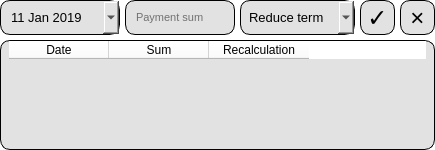
<?xml version="1.0" encoding="UTF-8"?>
<ui version="4.0">
 <class>my_widget</class>
 <widget class="QWidget" name="my_widget">
  <property name="geometry">
   <rect>
    <x>0</x>
    <y>0</y>
    <width>435</width>
    <height>150</height>
   </rect>
  </property>
  <property name="windowTitle">
   <string>Form</string>
  </property>
  <property name="styleSheet">
   <string notr="true">background-color: rgb(255, 255, 255);</string>
  </property>
  <layout class="QVBoxLayout" name="verticalLayout">
   <property name="spacing">
    <number>0</number>
   </property>
   <property name="leftMargin">
    <number>0</number>
   </property>
   <property name="topMargin">
    <number>0</number>
   </property>
   <property name="rightMargin">
    <number>0</number>
   </property>
   <property name="bottomMargin">
    <number>0</number>
   </property>
   <item>
    <layout class="QGridLayout" name="widget_layout">
     <property name="spacing">
      <number>5</number>
     </property>
     <item row="0" column="0">
      <widget class="QDateEdit" name="pay_date">
       <property name="sizePolicy">
        <sizepolicy hsizetype="Expanding" vsizetype="Expanding">
         <horstretch>0</horstretch>
         <verstretch>0</verstretch>
        </sizepolicy>
       </property>
       <property name="minimumSize">
        <size>
         <width>120</width>
         <height>35</height>
        </size>
       </property>
       <property name="maximumSize">
        <size>
         <width>120</width>
         <height>35</height>
        </size>
       </property>
       <property name="font">
        <font>
         <pointsize>10</pointsize>
        </font>
       </property>
       <property name="styleSheet">
        <string notr="true">QDateEdit {
    border-radius: 10px;
    padding: 0 8px;
	background-color: rgb(226, 226, 226);
	color:black;
	border: 1px solid black;
}

QDateEdit::drop-down {
    image: url(/home/kossadda/develop/C7_s21_smartcalc/src/s21_pics/down_arrow.png);
	width: 20px;
	height: 35px;
	margin-right: 5px;
}

QDateEdit QCalendarWidget {
    color: black;
}

QDateEdit QCalendarWidget QAbstractItemView {
    background-color: white;
    color: black;
}

QDateEdit QCalendarWidget QToolButton {
    color: black;
}

QDateEdit QCalendarWidget QToolButton QMenu {
    color: black;
}</string>
       </property>
       <property name="calendarPopup">
        <bool>true</bool>
       </property>
       <property name="date">
        <date>
         <year>2019</year>
         <month>1</month>
         <day>11</day>
        </date>
       </property>
      </widget>
     </item>
     <item row="1" column="0" colspan="5">
      <widget class="QTableWidget" name="table">
       <property name="font">
        <font>
         <pointsize>10</pointsize>
        </font>
       </property>
       <property name="styleSheet">
        <string notr="true">QTableWidget::item:selected {
	background-color: rgb(175, 97, 33);
	color: rgb(255, 255, 255);
}

QTableWidget {
    border-radius: 10px;
    padding: 0 8px;
	background-color: rgb(226, 226, 226);
	color:black;
	color: rgb(0, 0, 0);
	gridline-color: rgb(0, 0, 0);
	border: 1px solid black;
}

QTableCornerButton::section { 
	background-color: rgb(226, 226, 226); 
}
</string>
       </property>
       <property name="verticalScrollMode">
        <enum>QAbstractItemView::ScrollPerPixel</enum>
       </property>
       <property name="horizontalScrollMode">
        <enum>QAbstractItemView::ScrollPerPixel</enum>
       </property>
       <property name="rowCount">
        <number>0</number>
       </property>
       <column>
        <property name="text">
         <string>Date</string>
        </property>
       </column>
       <column>
        <property name="text">
         <string>Sum</string>
        </property>
       </column>
       <column>
        <property name="text">
         <string>Recalculation</string>
        </property>
       </column>
      </widget>
     </item>
     <item row="0" column="1">
      <widget class="QLineEdit" name="pay_sum">
       <property name="sizePolicy">
        <sizepolicy hsizetype="Expanding" vsizetype="Expanding">
         <horstretch>0</horstretch>
         <verstretch>0</verstretch>
        </sizepolicy>
       </property>
       <property name="minimumSize">
        <size>
         <width>110</width>
         <height>35</height>
        </size>
       </property>
       <property name="maximumSize">
        <size>
         <width>110</width>
         <height>35</height>
        </size>
       </property>
       <property name="font">
        <font>
         <pointsize>8</pointsize>
        </font>
       </property>
       <property name="styleSheet">
        <string notr="true">    border-radius: 10px;
    padding: 0 8px;
	background-color: rgb(226, 226, 226);
	color:black;
	border: 1px solid black;</string>
       </property>
       <property name="text">
        <string/>
       </property>
       <property name="placeholderText">
        <string>Payment sum</string>
       </property>
      </widget>
     </item>
     <item row="0" column="4" alignment="Qt::AlignHCenter|Qt::AlignVCenter">
      <widget class="QPushButton" name="clean_table">
       <property name="sizePolicy">
        <sizepolicy hsizetype="Expanding" vsizetype="Expanding">
         <horstretch>0</horstretch>
         <verstretch>0</verstretch>
        </sizepolicy>
       </property>
       <property name="minimumSize">
        <size>
         <width>35</width>
         <height>35</height>
        </size>
       </property>
       <property name="maximumSize">
        <size>
         <width>35</width>
         <height>35</height>
        </size>
       </property>
       <property name="font">
        <font>
         <pointsize>18</pointsize>
        </font>
       </property>
       <property name="styleSheet">
        <string notr="true">QPushButton {
border-radius: 10px;
background-color: rgb(226, 226, 226);
color:black;
border: 1px solid black;
}

QPushButton:pressed {
background-color: rgb(170, 44, 33);
}</string>
       </property>
       <property name="text">
        <string>×</string>
       </property>
      </widget>
     </item>
     <item row="0" column="2">
      <widget class="QComboBox" name="pay_type">
       <property name="sizePolicy">
        <sizepolicy hsizetype="Expanding" vsizetype="Expanding">
         <horstretch>0</horstretch>
         <verstretch>0</verstretch>
        </sizepolicy>
       </property>
       <property name="minimumSize">
        <size>
         <width>110</width>
         <height>35</height>
        </size>
       </property>
       <property name="maximumSize">
        <size>
         <width>16777215</width>
         <height>35</height>
        </size>
       </property>
       <property name="font">
        <font>
         <pointsize>10</pointsize>
        </font>
       </property>
       <property name="styleSheet">
        <string notr="true">QComboBox {
    border-radius: 10px;
    padding: 0 8px;
    background-color: rgb(226, 226, 226);
    color: black;
    border: 1px solid black;
}

QComboBox::drop-down {
    image: url(/home/kossadda/develop/C7_s21_smartcalc/src/s21_pics/down_arrow.png);
	width: 20px;
	height: 35px;
	margin-right: 5px;
}</string>
       </property>
       <item>
        <property name="text">
         <string>Reduce term</string>
        </property>
       </item>
       <item>
        <property name="text">
         <string>Reduce payment</string>
        </property>
       </item>
      </widget>
     </item>
     <item row="0" column="3" alignment="Qt::AlignHCenter|Qt::AlignVCenter">
      <widget class="QPushButton" name="add_to_table">
       <property name="sizePolicy">
        <sizepolicy hsizetype="Expanding" vsizetype="Expanding">
         <horstretch>0</horstretch>
         <verstretch>0</verstretch>
        </sizepolicy>
       </property>
       <property name="minimumSize">
        <size>
         <width>35</width>
         <height>35</height>
        </size>
       </property>
       <property name="maximumSize">
        <size>
         <width>35</width>
         <height>35</height>
        </size>
       </property>
       <property name="font">
        <font>
         <pointsize>18</pointsize>
        </font>
       </property>
       <property name="styleSheet">
        <string notr="true">QPushButton {
border-radius: 10px;
background-color: rgb(226, 226, 226);
color:black;
border: 1px solid black;
}

QPushButton:pressed {
background-color: rgb(175, 97, 33);
}</string>
       </property>
       <property name="text">
        <string>✓</string>
       </property>
      </widget>
     </item>
    </layout>
   </item>
  </layout>
 </widget>
 <resources/>
 <connections/>
</ui>
